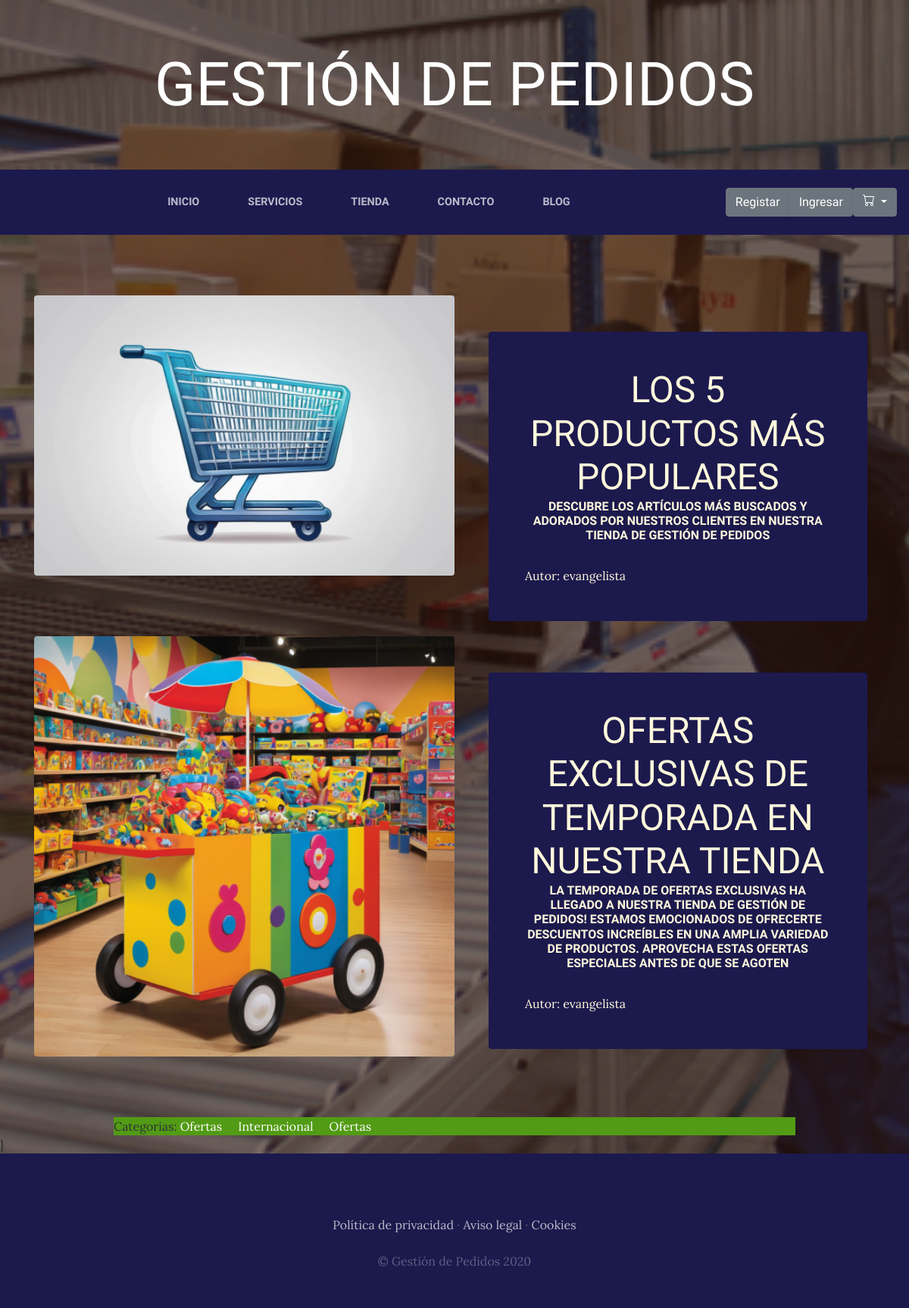
Screenshot of /blog/ with the database file from the repository.
### BlogApp/models.py (models this page shows, shortened)
class Post(models.Model):
    titulo = models.CharField(max_length=100)
    contenido = models.CharField(max_length=1000)
    imagen = models.ImageField(upload_to='blog', null=True, blank=True)
    autor = models.ForeignKey(User, on_delete=models.CASCADE)
    categorias = models.ManyToManyField(Categoria)
    created = models.DateTimeField(auto_now_add=True)
    updated = models.DateTimeField(auto_now_add=True)
    class Meta:
        verbose_name = "Post"
        verbose_name_plural = "Posts"

class Categoria(models.Model):
    nombre = models.CharField(max_length=100)
    created = models.DateTimeField(auto_now_add=True)
    updated = models.DateTimeField(auto_now_add=True)
    class Meta:
        verbose_name = "categoria"
        verbose_name_plural = "categorias"

### BlogApp/views.py (the view)
# urls.py: path('', views.blog,name='blog'),
def blog(request):
	posts=Post.objects.all()
	return render(request,"Blog/blog.html",{"posts":posts})

### BlogApp/Templates/Blog/blog.html
{% extends 'Base.html' %}
{% load static %}
{% block content%}
	{% for post in posts %}
	<section class="page-section clearfix">
    <div class="container">
      <div class="intro">
        <img class="intro-img img-fluid mb-3 mb-lg-0 rounded" src="{{post.imagen.url}}" alt="" style="width: 50%;">
        <div class="intro-text left-0 text-center bg-faded p-5 rounded" style="background-color: #1c194d;">
          <h2 class="section-heading mb-4" >
            <span class="section-heading-lower">{{post.titulo}}</span>
            <span class="section-heading-upper">{{post.contenido}}</span>
          </h2>
          <div style="text-align: left;">
          	Autor:  {{post.autor}}
          </div>
        </div>
      </div>
    </div>
  </section>
	{% endfor %}
<section>
		<div style="width:75%; background-color: #529b14; color: #2d3136; margin: auto">
      Categorias:
        {% for post in posts %}
          {% for categoria in post.categorias.all %}
              <a href="{% url 'categoria' categoria.id %}" style="color: white;">{{categoria.nombre}}</a> &nbsp;&nbsp;&nbsp;
          {% endfor %}
      {% endfor %}
    </div>
</section>
{% endblock %}

### MiTiendaApp/static/MiTiendaApp/css/gestion.css (style rules this page uses)
body { font-family: 'Lora'; background: linear-gradient(rgba(47, 23, 15, 0.65), rgba(47, 23, 15, 0.65)), url("../img/bg_main.jpg"); background-attachment: fixed; background-position: center; background-size: cover; }
h1, h2, h3, h4, h5, h6 { font-family: 'Raleway'; }
.page-section { margin-top: 5rem; margin-bottom: 5rem; }
.section-heading { text-transform: uppercase; }
.section-heading .section-heading-upper { display: block; font-size: 1rem; font-weight: 800; padding-bottom:.5rem; }
.section-heading .section-heading-lower { display: block; font-size: 3rem; font-weight: 100; }
.bg-faded { background-color: rgba(255, 255, 255, 0.85); }
.intro { position: relative; }
@media (min-width: 992px) { .intro .intro-img { width: 75%; float: left; } }
@media (min-width: 992px) { .intro .intro-text { left: 600; width: 60%; margin-top: 3rem; background-color: rgba(24, 64, 8); color: cornsilk; position: absolute; } }
@media (min-width: 1200px) { .intro .intro-text { width: 45%; } }

### rows the page displays
Post: imagen (picture), titulo "LOS 5 PRODUCTOS MÁS POPULARES", contenido "DESCUBRE LOS ARTÍCULOS MÁS BUSCADOS Y ADORADOS POR NUESTROS CLIENTES EN NUESTRA TIENDA DE GESTIÓN DE PEDIDOS", autor "evangelista"
Post: imagen (picture), titulo "OFERTAS EXCLUSIVAS DE TEMPORADA EN NUESTRA TIENDA", contenido "LA TEMPORADA DE OFERTAS EXCLUSIVAS HA LLEGADO A NUESTRA TIENDA DE GESTIÓN DE PEDIDOS! ESTAMOS EMOCIONADOS DE OFRECERTE DESCUENTOS INCREÍBLES EN UNA AMPLIA VARIEDAD DE PRODUCTOS. APROVECHA ESTAS OFERTAS ESPECIALES ANTES DE QUE SE AGOTEN", autor "evangelista"
Categoria: nombre "Ofertas"
Categoria: nombre "Internacional"
